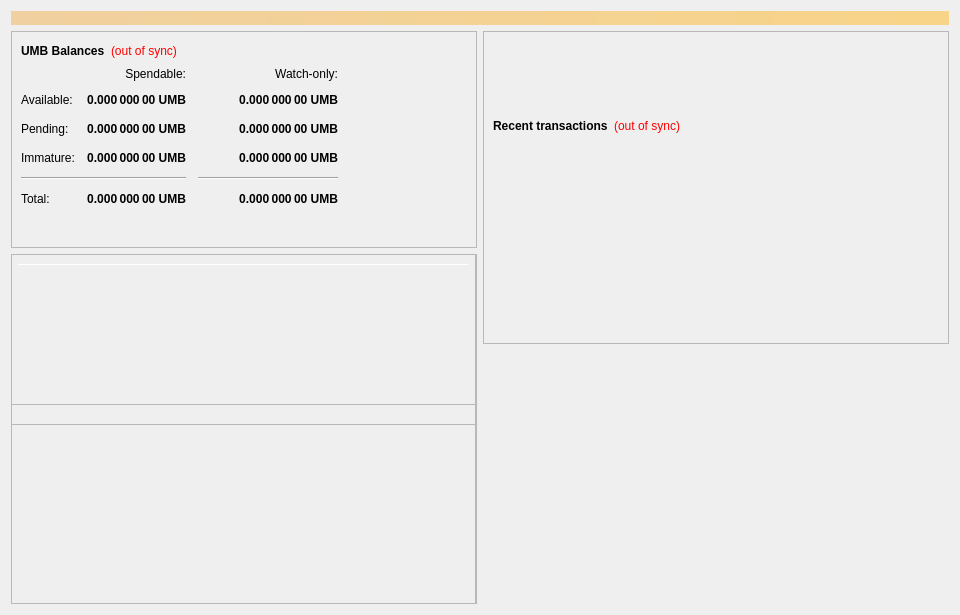
<?xml version="1.0" encoding="UTF-8"?>
<ui version="4.0">
 <class>OverviewPage</class>
 <widget class="QWidget" name="OverviewPage">
  <property name="geometry">
   <rect>
    <x>0</x>
    <y>0</y>
    <width>960</width>
    <height>615</height>
   </rect>
  </property>
  <property name="minimumSize">
   <size>
    <width>960</width>
    <height>0</height>
   </size>
  </property>
  <property name="windowTitle">
   <string>Form</string>
  </property>
  <layout class="QVBoxLayout" name="topLayout">
   <item>
    <widget class="QLabel" name="labelAlerts">
     <property name="visible">
      <bool>false</bool>
     </property>
     <property name="styleSheet">
      <string notr="true">background-color: qlineargradient(x1: 0, y1: 0, x2: 1, y2: 0, stop:0 #F0D0A0, stop:1 #F8D488); color:#000000;</string>
     </property>
     <property name="wordWrap">
      <bool>true</bool>
     </property>
     <property name="margin">
      <number>3</number>
     </property>
    </widget>
   </item>
   <item>
    <layout class="QHBoxLayout" name="horizontalLayout" stretch="1,1">
     <item>
      <layout class="QVBoxLayout" name="verticalLayout_2">
       <item>
        <widget class="QFrame" name="frame">
         <property name="frameShape">
          <enum>QFrame::StyledPanel</enum>
         </property>
         <property name="frameShadow">
          <enum>QFrame::Raised</enum>
         </property>
         <layout class="QVBoxLayout" name="verticalLayout_4">
          <item>
           <layout class="QHBoxLayout" name="horizontalLayout_4">
            <item>
             <widget class="QLabel" name="label_5">
              <property name="font">
               <font>
                <weight>75</weight>
                <bold>true</bold>
               </font>
              </property>
              <property name="text">
               <string>UMB Balances</string>
              </property>
             </widget>
            </item>
            <item>
             <widget class="QLabel" name="labelWalletStatus">
              <property name="cursor">
               <cursorShape>WhatsThisCursor</cursorShape>
              </property>
              <property name="toolTip">
               <string>The displayed information may be out of date. Your wallet automatically synchronizes with the Umbra network after a connection is established, but this process has not completed yet.</string>
              </property>
              <property name="styleSheet">
               <string notr="true">QLabel { color: red; }</string>
              </property>
              <property name="text">
               <string notr="true">(out of sync)</string>
              </property>
              <property name="alignment">
               <set>Qt::AlignLeading|Qt::AlignLeft|Qt::AlignVCenter</set>
              </property>
             </widget>
            </item>
            <item>
             <spacer name="horizontalSpacer_3">
              <property name="orientation">
               <enum>Qt::Horizontal</enum>
              </property>
              <property name="sizeHint" stdset="0">
               <size>
                <width>40</width>
                <height>20</height>
               </size>
              </property>
             </spacer>
            </item>
           </layout>
          </item>
          <item>
           <layout class="QGridLayout" name="gridLayout">
            <property name="spacing">
             <number>12</number>
            </property>
            <item row="2" column="2">
             <widget class="QLabel" name="labelWatchPending">
              <property name="font">
               <font>
                <weight>75</weight>
                <bold>true</bold>
               </font>
              </property>
              <property name="cursor">
               <cursorShape>IBeamCursor</cursorShape>
              </property>
              <property name="toolTip">
               <string>Unconfirmed transactions to watch-only addresses</string>
              </property>
              <property name="text">
               <string notr="true">0.000 000 00 UMB</string>
              </property>
              <property name="alignment">
               <set>Qt::AlignRight|Qt::AlignTrailing|Qt::AlignVCenter</set>
              </property>
              <property name="textInteractionFlags">
               <set>Qt::LinksAccessibleByMouse|Qt::TextSelectableByKeyboard|Qt::TextSelectableByMouse</set>
              </property>
             </widget>
            </item>
            <item row="2" column="1">
             <widget class="QLabel" name="labelUnconfirmed">
              <property name="font">
               <font>
                <weight>75</weight>
                <bold>true</bold>
               </font>
              </property>
              <property name="cursor">
               <cursorShape>IBeamCursor</cursorShape>
              </property>
              <property name="toolTip">
               <string>Total of transactions that have yet to be confirmed, and do not yet count toward the spendable balance</string>
              </property>
              <property name="text">
               <string notr="true">0.000 000 00 UMB</string>
              </property>
              <property name="alignment">
               <set>Qt::AlignRight|Qt::AlignTrailing|Qt::AlignVCenter</set>
              </property>
              <property name="textInteractionFlags">
               <set>Qt::LinksAccessibleByMouse|Qt::TextSelectableByKeyboard|Qt::TextSelectableByMouse</set>
              </property>
             </widget>
            </item>
            <item row="3" column="2">
             <widget class="QLabel" name="labelWatchImmature">
              <property name="font">
               <font>
                <weight>75</weight>
                <bold>true</bold>
               </font>
              </property>
              <property name="cursor">
               <cursorShape>IBeamCursor</cursorShape>
              </property>
              <property name="toolTip">
               <string>Staked or masternode rewards in watch-only addresses that has not yet matured</string>
              </property>
              <property name="text">
               <string notr="true">0.000 000 00 UMB</string>
              </property>
              <property name="alignment">
               <set>Qt::AlignRight|Qt::AlignTrailing|Qt::AlignVCenter</set>
              </property>
              <property name="textInteractionFlags">
               <set>Qt::LinksAccessibleByMouse|Qt::TextSelectableByKeyboard|Qt::TextSelectableByMouse</set>
              </property>
             </widget>
            </item>
            <item row="4" column="0" colspan="2">
             <widget class="Line" name="lineSpendableBalance">
              <property name="orientation">
               <enum>Qt::Horizontal</enum>
              </property>
             </widget>
            </item>
            <item row="4" column="2">
             <widget class="Line" name="lineWatchBalance">
              <property name="sizePolicy">
               <sizepolicy hsizetype="Preferred" vsizetype="Fixed">
                <horstretch>0</horstretch>
                <verstretch>0</verstretch>
               </sizepolicy>
              </property>
              <property name="minimumSize">
               <size>
                <width>140</width>
                <height>0</height>
               </size>
              </property>
              <property name="orientation">
               <enum>Qt::Horizontal</enum>
              </property>
             </widget>
            </item>
            <item row="5" column="0">
             <widget class="QLabel" name="labelTotalText">
              <property name="text">
               <string>Total:</string>
              </property>
             </widget>
            </item>
            <item row="3" column="1">
             <widget class="QLabel" name="labelImmature">
              <property name="font">
               <font>
                <weight>75</weight>
                <bold>true</bold>
               </font>
              </property>
              <property name="cursor">
               <cursorShape>IBeamCursor</cursorShape>
              </property>
              <property name="toolTip">
               <string>Staked or masternode rewards that has not yet matured</string>
              </property>
              <property name="text">
               <string notr="true">0.000 000 00 UMB</string>
              </property>
              <property name="alignment">
               <set>Qt::AlignRight|Qt::AlignTrailing|Qt::AlignVCenter</set>
              </property>
              <property name="textInteractionFlags">
               <set>Qt::LinksAccessibleByMouse|Qt::TextSelectableByKeyboard|Qt::TextSelectableByMouse</set>
              </property>
             </widget>
            </item>
            <item row="2" column="3">
             <spacer name="horizontalSpacer_2">
              <property name="orientation">
               <enum>Qt::Horizontal</enum>
              </property>
              <property name="sizeHint" stdset="0">
               <size>
                <width>40</width>
                <height>20</height>
               </size>
              </property>
             </spacer>
            </item>
            <item row="3" column="0">
             <widget class="QLabel" name="labelImmatureText">
              <property name="text">
               <string>Immature:</string>
              </property>
             </widget>
            </item>
            <item row="5" column="1">
             <widget class="QLabel" name="labelTotal">
              <property name="font">
               <font>
                <weight>75</weight>
                <bold>true</bold>
               </font>
              </property>
              <property name="cursor">
               <cursorShape>IBeamCursor</cursorShape>
              </property>
              <property name="toolTip">
               <string>Your current total balance</string>
              </property>
              <property name="text">
               <string notr="true">0.000 000 00 UMB</string>
              </property>
              <property name="alignment">
               <set>Qt::AlignRight|Qt::AlignTrailing|Qt::AlignVCenter</set>
              </property>
              <property name="textInteractionFlags">
               <set>Qt::LinksAccessibleByMouse|Qt::TextSelectableByKeyboard|Qt::TextSelectableByMouse</set>
              </property>
             </widget>
            </item>
            <item row="5" column="2">
             <widget class="QLabel" name="labelWatchTotal">
              <property name="font">
               <font>
                <weight>75</weight>
                <bold>true</bold>
               </font>
              </property>
              <property name="cursor">
               <cursorShape>IBeamCursor</cursorShape>
              </property>
              <property name="toolTip">
               <string>Current total balance in watch-only addresses</string>
              </property>
              <property name="text">
               <string notr="true">0.000 000 00 UMB</string>
              </property>
              <property name="alignment">
               <set>Qt::AlignRight|Qt::AlignTrailing|Qt::AlignVCenter</set>
              </property>
              <property name="textInteractionFlags">
               <set>Qt::LinksAccessibleByMouse|Qt::TextSelectableByKeyboard|Qt::TextSelectableByMouse</set>
              </property>
             </widget>
            </item>
            <item row="0" column="2">
             <widget class="QLabel" name="labelWatchonly">
              <property name="text">
               <string>Watch-only:</string>
              </property>
              <property name="alignment">
               <set>Qt::AlignRight|Qt::AlignTrailing|Qt::AlignVCenter</set>
              </property>
             </widget>
            </item>
            <item row="1" column="0">
             <widget class="QLabel" name="labelBalanceText">
              <property name="text">
               <string>Available:</string>
              </property>
             </widget>
            </item>
            <item row="1" column="1">
             <widget class="QLabel" name="labelBalance">
              <property name="font">
               <font>
                <weight>75</weight>
                <bold>true</bold>
               </font>
              </property>
              <property name="cursor">
               <cursorShape>IBeamCursor</cursorShape>
              </property>
              <property name="toolTip">
               <string>Your current spendable balance</string>
              </property>
              <property name="text">
               <string notr="true">0.000 000 00 UMB</string>
              </property>
              <property name="alignment">
               <set>Qt::AlignRight|Qt::AlignTrailing|Qt::AlignVCenter</set>
              </property>
              <property name="textInteractionFlags">
               <set>Qt::LinksAccessibleByMouse|Qt::TextSelectableByKeyboard|Qt::TextSelectableByMouse</set>
              </property>
             </widget>
            </item>
            <item row="1" column="2">
             <widget class="QLabel" name="labelWatchAvailable">
              <property name="font">
               <font>
                <weight>75</weight>
                <bold>true</bold>
               </font>
              </property>
              <property name="cursor">
               <cursorShape>IBeamCursor</cursorShape>
              </property>
              <property name="toolTip">
               <string>Your current balance in watch-only addresses</string>
              </property>
              <property name="text">
               <string notr="true">0.000 000 00 UMB</string>
              </property>
              <property name="alignment">
               <set>Qt::AlignRight|Qt::AlignTrailing|Qt::AlignVCenter</set>
              </property>
              <property name="textInteractionFlags">
               <set>Qt::LinksAccessibleByMouse|Qt::TextSelectableByKeyboard|Qt::TextSelectableByMouse</set>
              </property>
             </widget>
            </item>
            <item row="2" column="0">
             <widget class="QLabel" name="labelPendingText">
              <property name="text">
               <string>Pending:</string>
              </property>
             </widget>
            </item>
            <item row="0" column="1">
             <widget class="QLabel" name="labelSpendable">
              <property name="text">
               <string>Spendable:</string>
              </property>
              <property name="alignment">
               <set>Qt::AlignRight|Qt::AlignTrailing|Qt::AlignVCenter</set>
              </property>
             </widget>
            </item>
           </layout>
          </item>
          <item>
           <spacer name="verticalSpacer_4">
            <property name="orientation">
             <enum>Qt::Vertical</enum>
            </property>
            <property name="sizeHint" stdset="0">
             <size>
              <width>20</width>
              <height>40</height>
             </size>
            </property>
           </spacer>
          </item>
         </layout>
        </widget>
       </item>
       <item>
        <widget class="QFrame" name="frameObfuscation">
         <property name="minimumSize">
          <size>
           <width>0</width>
           <height>350</height>
          </size>
         </property>
         <property name="layoutDirection">
          <enum>Qt::LeftToRight</enum>
         </property>
         <property name="frameShape">
          <enum>QFrame::StyledPanel</enum>
         </property>
         <property name="frameShadow">
          <enum>QFrame::Raised</enum>
         </property>
         <widget class="QPushButton" name="runAutoDenom">
          <property name="geometry">
           <rect>
            <x>251</x>
            <y>17</y>
            <width>1</width>
            <height>1</height>
           </rect>
          </property>
          <property name="palette">
           <palette>
            <active>
             <colorrole role="WindowText">
              <brush brushstyle="SolidPattern">
               <color alpha="255">
                <red>0</red>
                <green>0</green>
                <blue>0</blue>
               </color>
              </brush>
             </colorrole>
             <colorrole role="Button">
              <brush brushstyle="SolidPattern">
               <color alpha="255">
                <red>239</red>
                <green>238</green>
                <blue>238</blue>
               </color>
              </brush>
             </colorrole>
             <colorrole role="Light">
              <brush brushstyle="SolidPattern">
               <color alpha="255">
                <red>255</red>
                <green>255</green>
                <blue>255</blue>
               </color>
              </brush>
             </colorrole>
             <colorrole role="Midlight">
              <brush brushstyle="SolidPattern">
               <color alpha="255">
                <red>247</red>
                <green>246</green>
                <blue>246</blue>
               </color>
              </brush>
             </colorrole>
             <colorrole role="Dark">
              <brush brushstyle="SolidPattern">
               <color alpha="255">
                <red>119</red>
                <green>119</green>
                <blue>119</blue>
               </color>
              </brush>
             </colorrole>
             <colorrole role="Mid">
              <brush brushstyle="SolidPattern">
               <color alpha="255">
                <red>159</red>
                <green>159</green>
                <blue>159</blue>
               </color>
              </brush>
             </colorrole>
             <colorrole role="Text">
              <brush brushstyle="SolidPattern">
               <color alpha="255">
                <red>0</red>
                <green>0</green>
                <blue>0</blue>
               </color>
              </brush>
             </colorrole>
             <colorrole role="BrightText">
              <brush brushstyle="SolidPattern">
               <color alpha="255">
                <red>255</red>
                <green>255</green>
                <blue>255</blue>
               </color>
              </brush>
             </colorrole>
             <colorrole role="ButtonText">
              <brush brushstyle="SolidPattern">
               <color alpha="255">
                <red>0</red>
                <green>0</green>
                <blue>0</blue>
               </color>
              </brush>
             </colorrole>
             <colorrole role="Base">
              <brush brushstyle="SolidPattern">
               <color alpha="255">
                <red>255</red>
                <green>255</green>
                <blue>255</blue>
               </color>
              </brush>
             </colorrole>
             <colorrole role="Window">
              <brush brushstyle="SolidPattern">
               <color alpha="255">
                <red>239</red>
                <green>238</green>
                <blue>238</blue>
               </color>
              </brush>
             </colorrole>
             <colorrole role="Shadow">
              <brush brushstyle="SolidPattern">
               <color alpha="255">
                <red>0</red>
                <green>0</green>
                <blue>0</blue>
               </color>
              </brush>
             </colorrole>
             <colorrole role="AlternateBase">
              <brush brushstyle="SolidPattern">
               <color alpha="255">
                <red>247</red>
                <green>246</green>
                <blue>246</blue>
               </color>
              </brush>
             </colorrole>
             <colorrole role="ToolTipBase">
              <brush brushstyle="SolidPattern">
               <color alpha="255">
                <red>255</red>
                <green>255</green>
                <blue>220</blue>
               </color>
              </brush>
             </colorrole>
             <colorrole role="ToolTipText">
              <brush brushstyle="SolidPattern">
               <color alpha="255">
                <red>0</red>
                <green>0</green>
                <blue>0</blue>
               </color>
              </brush>
             </colorrole>
            </active>
            <inactive>
             <colorrole role="WindowText">
              <brush brushstyle="SolidPattern">
               <color alpha="255">
                <red>0</red>
                <green>0</green>
                <blue>0</blue>
               </color>
              </brush>
             </colorrole>
             <colorrole role="Button">
              <brush brushstyle="SolidPattern">
               <color alpha="255">
                <red>239</red>
                <green>238</green>
                <blue>238</blue>
               </color>
              </brush>
             </colorrole>
             <colorrole role="Light">
              <brush brushstyle="SolidPattern">
               <color alpha="255">
                <red>255</red>
                <green>255</green>
                <blue>255</blue>
               </color>
              </brush>
             </colorrole>
             <colorrole role="Midlight">
              <brush brushstyle="SolidPattern">
               <color alpha="255">
                <red>247</red>
                <green>246</green>
                <blue>246</blue>
               </color>
              </brush>
             </colorrole>
             <colorrole role="Dark">
              <brush brushstyle="SolidPattern">
               <color alpha="255">
                <red>119</red>
                <green>119</green>
                <blue>119</blue>
               </color>
              </brush>
             </colorrole>
             <colorrole role="Mid">
              <brush brushstyle="SolidPattern">
               <color alpha="255">
                <red>159</red>
                <green>159</green>
                <blue>159</blue>
               </color>
              </brush>
             </colorrole>
             <colorrole role="Text">
              <brush brushstyle="SolidPattern">
               <color alpha="255">
                <red>0</red>
                <green>0</green>
                <blue>0</blue>
               </color>
              </brush>
             </colorrole>
             <colorrole role="BrightText">
              <brush brushstyle="SolidPattern">
               <color alpha="255">
                <red>255</red>
                <green>255</green>
                <blue>255</blue>
               </color>
              </brush>
             </colorrole>
             <colorrole role="ButtonText">
              <brush brushstyle="SolidPattern">
               <color alpha="255">
                <red>0</red>
                <green>0</green>
                <blue>0</blue>
               </color>
              </brush>
             </colorrole>
             <colorrole role="Base">
              <brush brushstyle="SolidPattern">
               <color alpha="255">
                <red>255</red>
                <green>255</green>
                <blue>255</blue>
               </color>
              </brush>
             </colorrole>
             <colorrole role="Window">
              <brush brushstyle="SolidPattern">
               <color alpha="255">
                <red>239</red>
                <green>238</green>
                <blue>238</blue>
               </color>
              </brush>
             </colorrole>
             <colorrole role="Shadow">
              <brush brushstyle="SolidPattern">
               <color alpha="255">
                <red>0</red>
                <green>0</green>
                <blue>0</blue>
               </color>
              </brush>
             </colorrole>
             <colorrole role="AlternateBase">
              <brush brushstyle="SolidPattern">
               <color alpha="255">
                <red>247</red>
                <green>246</green>
                <blue>246</blue>
               </color>
              </brush>
             </colorrole>
             <colorrole role="ToolTipBase">
              <brush brushstyle="SolidPattern">
               <color alpha="255">
                <red>255</red>
                <green>255</green>
                <blue>220</blue>
               </color>
              </brush>
             </colorrole>
             <colorrole role="ToolTipText">
              <brush brushstyle="SolidPattern">
               <color alpha="255">
                <red>0</red>
                <green>0</green>
                <blue>0</blue>
               </color>
              </brush>
             </colorrole>
            </inactive>
            <disabled>
             <colorrole role="WindowText">
              <brush brushstyle="SolidPattern">
               <color alpha="255">
                <red>119</red>
                <green>119</green>
                <blue>119</blue>
               </color>
              </brush>
             </colorrole>
             <colorrole role="Button">
              <brush brushstyle="SolidPattern">
               <color alpha="255">
                <red>239</red>
                <green>238</green>
                <blue>238</blue>
               </color>
              </brush>
             </colorrole>
             <colorrole role="Light">
              <brush brushstyle="SolidPattern">
               <color alpha="255">
                <red>255</red>
                <green>255</green>
                <blue>255</blue>
               </color>
              </brush>
             </colorrole>
             <colorrole role="Midlight">
              <brush brushstyle="SolidPattern">
               <color alpha="255">
                <red>247</red>
                <green>246</green>
                <blue>246</blue>
               </color>
              </brush>
             </colorrole>
             <colorrole role="Dark">
              <brush brushstyle="SolidPattern">
               <color alpha="255">
                <red>119</red>
                <green>119</green>
                <blue>119</blue>
               </color>
              </brush>
             </colorrole>
             <colorrole role="Mid">
              <brush brushstyle="SolidPattern">
               <color alpha="255">
                <red>159</red>
                <green>159</green>
                <blue>159</blue>
               </color>
              </brush>
             </colorrole>
             <colorrole role="Text">
              <brush brushstyle="SolidPattern">
               <color alpha="255">
                <red>119</red>
                <green>119</green>
                <blue>119</blue>
               </color>
              </brush>
             </colorrole>
             <colorrole role="BrightText">
              <brush brushstyle="SolidPattern">
               <color alpha="255">
                <red>255</red>
                <green>255</green>
                <blue>255</blue>
               </color>
              </brush>
             </colorrole>
             <colorrole role="ButtonText">
              <brush brushstyle="SolidPattern">
               <color alpha="255">
                <red>119</red>
                <green>119</green>
                <blue>119</blue>
               </color>
              </brush>
             </colorrole>
             <colorrole role="Base">
              <brush brushstyle="SolidPattern">
               <color alpha="255">
                <red>239</red>
                <green>238</green>
                <blue>238</blue>
               </color>
              </brush>
             </colorrole>
             <colorrole role="Window">
              <brush brushstyle="SolidPattern">
               <color alpha="255">
                <red>239</red>
                <green>238</green>
                <blue>238</blue>
               </color>
              </brush>
             </colorrole>
             <colorrole role="Shadow">
              <brush brushstyle="SolidPattern">
               <color alpha="255">
                <red>0</red>
                <green>0</green>
                <blue>0</blue>
               </color>
              </brush>
             </colorrole>
             <colorrole role="AlternateBase">
              <brush brushstyle="SolidPattern">
               <color alpha="255">
                <red>239</red>
                <green>238</green>
                <blue>238</blue>
               </color>
              </brush>
             </colorrole>
             <colorrole role="ToolTipBase">
              <brush brushstyle="SolidPattern">
               <color alpha="255">
                <red>255</red>
                <green>255</green>
                <blue>220</blue>
               </color>
              </brush>
             </colorrole>
             <colorrole role="ToolTipText">
              <brush brushstyle="SolidPattern">
               <color alpha="255">
                <red>0</red>
                <green>0</green>
                <blue>0</blue>
               </color>
              </brush>
             </colorrole>
            </disabled>
           </palette>
          </property>
          <property name="focusPolicy">
           <enum>Qt::NoFocus</enum>
          </property>
          <property name="autoFillBackground">
           <bool>true</bool>
          </property>
          <property name="text">
           <string/>
          </property>
          <property name="flat">
           <bool>true</bool>
          </property>
         </widget>
         <widget class="Line" name="line">
          <property name="geometry">
           <rect>
            <x>7</x>
            <y>10</y>
            <width>451</width>
            <height>1</height>
           </rect>
          </property>
          <property name="orientation">
           <enum>Qt::Horizontal</enum>
          </property>
         </widget>
         <widget class="QFrame" name="frame_3">
          <property name="geometry">
           <rect>
            <x>0</x>
            <y>150</y>
            <width>465</width>
            <height>201</height>
           </rect>
          </property>
          <property name="frameShape">
           <enum>QFrame::StyledPanel</enum>
          </property>
          <property name="frameShadow">
           <enum>QFrame::Raised</enum>
          </property>
         </widget>
         <widget class="QFrame" name="frame_4">
          <property name="geometry">
           <rect>
            <x>0</x>
            <y>0</y>
            <width>465</width>
            <height>171</height>
           </rect>
          </property>
          <property name="frameShape">
           <enum>QFrame::StyledPanel</enum>
          </property>
          <property name="frameShadow">
           <enum>QFrame::Raised</enum>
          </property>
         </widget>
        </widget>
       </item>
      </layout>
     </item>
     <item>
      <layout class="QVBoxLayout" name="verticalLayout_3">
       <item>
        <widget class="QFrame" name="frame_2">
         <property name="frameShape">
          <enum>QFrame::StyledPanel</enum>
         </property>
         <property name="frameShadow">
          <enum>QFrame::Raised</enum>
         </property>
         <layout class="QVBoxLayout" name="verticalLayout">
          <item>
           <spacer name="verticalSpacer_3">
            <property name="orientation">
             <enum>Qt::Vertical</enum>
            </property>
            <property name="sizeType">
             <enum>QSizePolicy::Fixed</enum>
            </property>
            <property name="sizeHint" stdset="0">
             <size>
              <width>20</width>
              <height>75</height>
             </size>
            </property>
           </spacer>
          </item>
          <item>
           <layout class="QHBoxLayout" name="horizontalLayout_2">
            <item>
             <widget class="QLabel" name="label_4">
              <property name="font">
               <font>
                <weight>75</weight>
                <bold>true</bold>
               </font>
              </property>
              <property name="text">
               <string>Recent transactions</string>
              </property>
             </widget>
            </item>
            <item>
             <widget class="QLabel" name="labelTransactionsStatus">
              <property name="cursor">
               <cursorShape>WhatsThisCursor</cursorShape>
              </property>
              <property name="toolTip">
               <string>The displayed information may be out of date. Your wallet automatically synchronizes with the Umbra network after a connection is established, but this process has not completed yet.</string>
              </property>
              <property name="styleSheet">
               <string notr="true">QLabel { color: red; }</string>
              </property>
              <property name="text">
               <string notr="true">(out of sync)</string>
              </property>
              <property name="alignment">
               <set>Qt::AlignRight|Qt::AlignTrailing|Qt::AlignVCenter</set>
              </property>
             </widget>
            </item>
            <item>
             <spacer name="horizontalSpacer">
              <property name="orientation">
               <enum>Qt::Horizontal</enum>
              </property>
              <property name="sizeHint" stdset="0">
               <size>
                <width>40</width>
                <height>20</height>
               </size>
              </property>
             </spacer>
            </item>
           </layout>
          </item>
          <item>
           <widget class="QListView" name="listTransactions">
            <property name="styleSheet">
             <string notr="true">QListView { background: transparent; }</string>
            </property>
            <property name="frameShape">
             <enum>QFrame::NoFrame</enum>
            </property>
            <property name="verticalScrollBarPolicy">
             <enum>Qt::ScrollBarAlwaysOff</enum>
            </property>
            <property name="horizontalScrollBarPolicy">
             <enum>Qt::ScrollBarAlwaysOff</enum>
            </property>
            <property name="selectionMode">
             <enum>QAbstractItemView::NoSelection</enum>
            </property>
           </widget>
          </item>
         </layout>
        </widget>
       </item>
       <item>
        <spacer name="verticalSpacer_2">
         <property name="orientation">
          <enum>Qt::Vertical</enum>
         </property>
         <property name="sizeType">
          <enum>QSizePolicy::Expanding</enum>
         </property>
         <property name="sizeHint" stdset="0">
          <size>
           <width>20</width>
           <height>40</height>
          </size>
         </property>
        </spacer>
       </item>
      </layout>
     </item>
    </layout>
   </item>
  </layout>
 </widget>
 <resources/>
 <connections/>
</ui>
